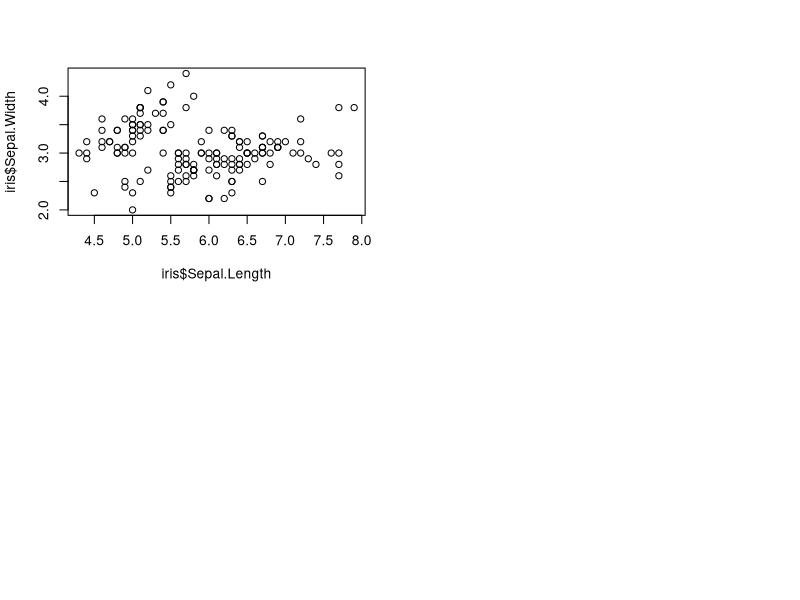

This chart was generated by the following R code:
#Activity 4
#Isabel Drexler Booth
#dplyr::filter(stuff)
#stats::filter() <-- avoids conflict errors

#use built in iris dataset
#take a look at it 
head(iris)
#load in some tidyverse packages
library(tidyverse)

#####################################
##### Part 1: for loops         #####
#####################################

#Using only data for iris versicolor
#write a for loop
#that produces a regression table
#for each of the following relationships
#1. iris  sepal length x width
#2. iris  petal length x width
#3. iris sepal length x petal length

# hint: consider using a list, and also new vectors for regression variables
irisV <- subset(iris, Species == "versicolor")
((9))

regression_variables <- c(irisV$Sepal.Length~irisV$Sepal.Width, irisV$Petal.Length~irisV$Petal.Width, irisV$Sepal.Length~irisV$Petal.Length)
reg_tables <- list()
par(mfrow=c(2,2))

for (match in 1:length(regression_variables)){
  model <- lm(regression_variables[[match]])
  reg_tables[[match]] <- model
}
reg_tables[[1]]


#####################################
##### Part 2: data in dplyr     #####
#####################################

#use dplyr to join data of maximum height
#to a new iris data frame
height <- data.frame(Species = c("virginica","setosa","versicolor"),
                     Height.cm = c(60,100,11.8))



#####################################
##### Part 3: plots in ggplot2  #####
#####################################

#look at base R scatter plot
plot(iris$Sepal.Length,iris$Sepal.Width)

#3a. now make the same plot in ggplot


#3b. make a scatter plot with ggplot and get rid of  busy grid lines


#3c. make a scatter plot with ggplot, remove grid lines, add a title and axis labels, 
#    show species by color, and make the point size proportional to petal length

#####################################
##### Question: how did         #####
##### arguments differ between  #####
##### plot and ggplot?          #####
#####################################		